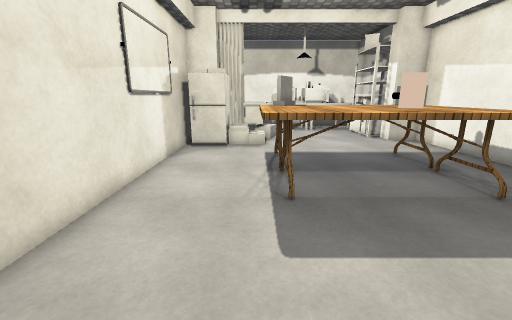
View 1 (above)

20 first-person views from a walk through a Unity game level. The camera is 1.5 m above the floor, tilts 14° down and sees 90° across. The floor is counted in squares, 0.5 m on a side. Each view is taken from the middle of a square. On the plan, view 1 faces up. The plan holds only what a view shows up to about 19 squares ahead; the rest is blank. The place goes on beyond the plan. The player is left out. Some surface patterns are stand-ins.

View 2
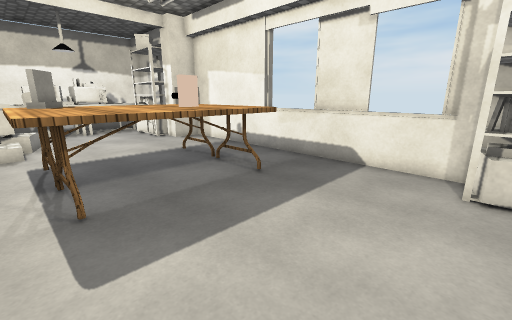

View 3
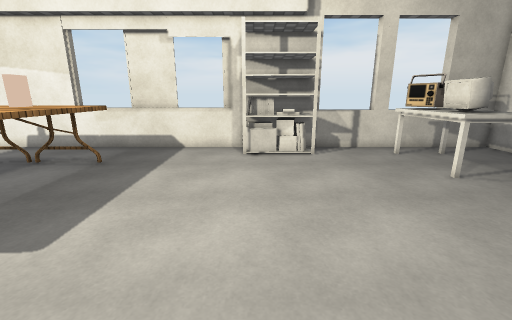

View 4
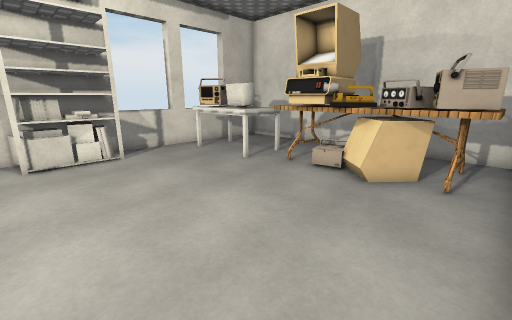

View 5
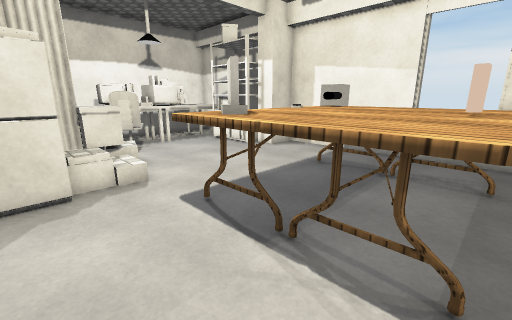

View 6
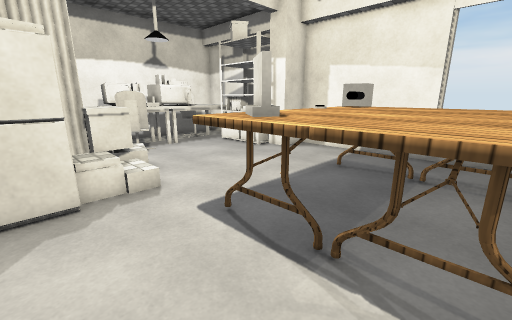

View 7
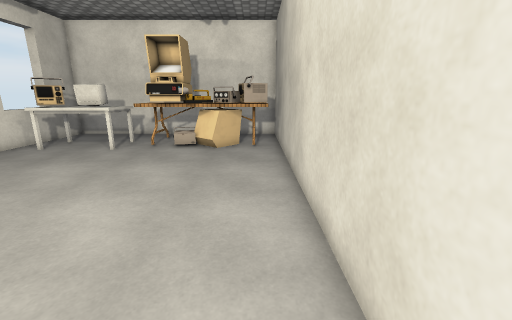

View 8
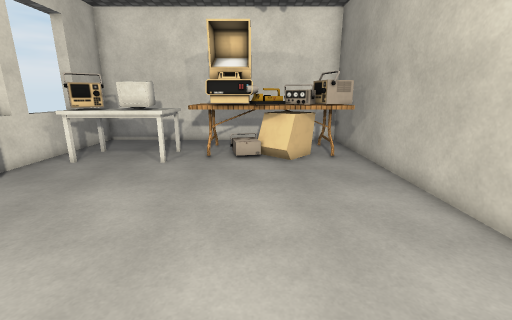

View 9
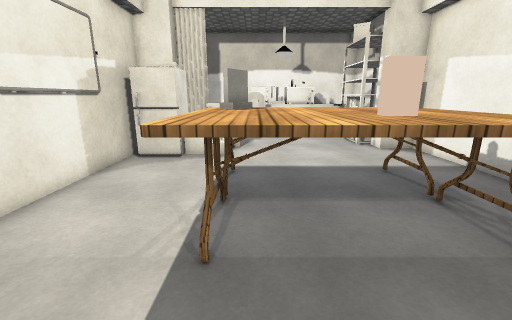

View 10
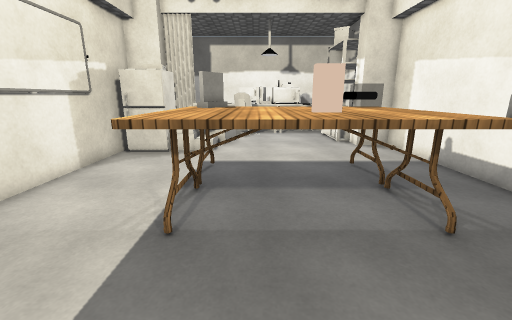

View 11
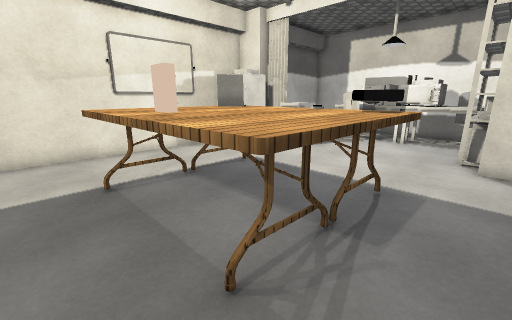

View 12
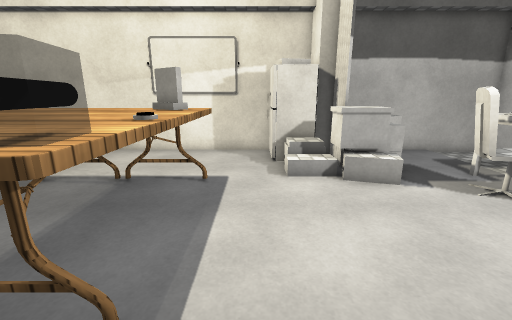

View 13
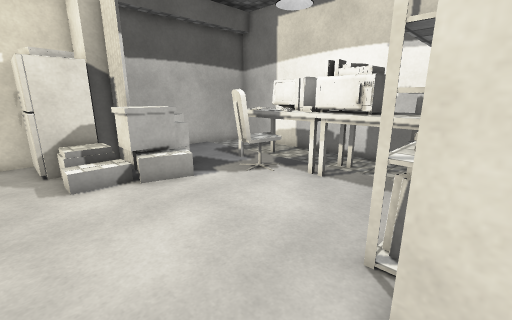

View 14
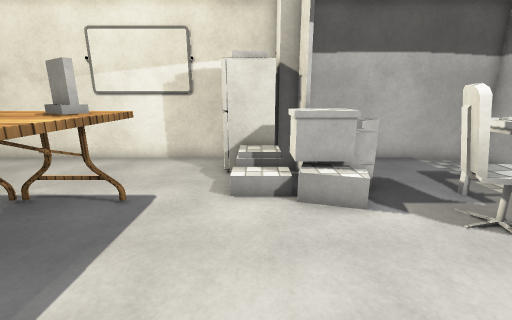

View 15
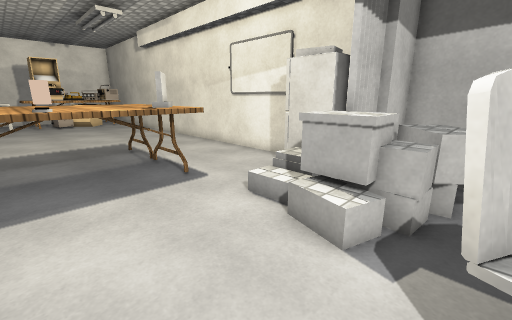

View 16
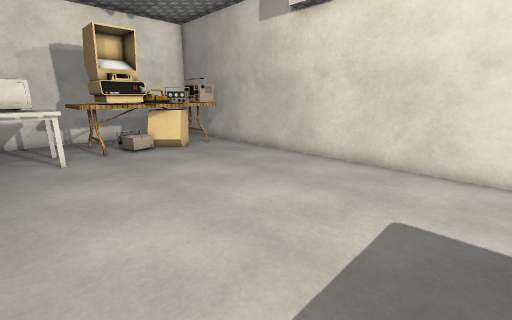

View 17
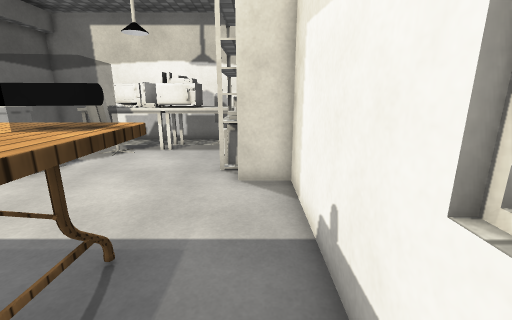

View 18
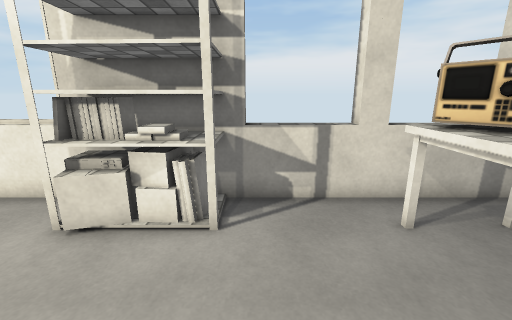

View 19
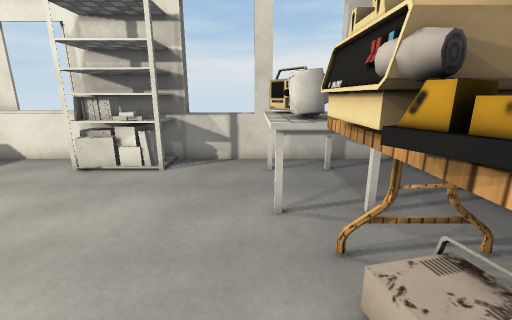

View 20
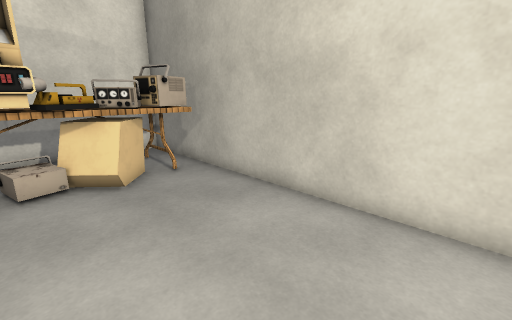

### Floor plan
Key: @ floor where view 1 was taken; # wall or solid block; . main floor; : floor 1.25 m higher than the main floor; = window, fence, low wall or low ledge; ^ raised ledge; W whiteboard; T table; B box; O other object.
Columns run from 5 left of view 1 to 12 right of it. Each row starts with its distance up from view 1.
 25 #.   ^ ^####^^
 24 #....^^^^###^^^
 23 #.....^^^^##^^#
 22 #  #...##....=##
 21    ##=........=
 20     ###.......=
 19 #  ##:=.......#
 18 #  #==#.......###
 17 ####OO..........#
 16 ####............#
 15 #...............#
 14 #W..............#
 13 #W...TTTTTTTTT..#
 12 #W...TTTTTTTTT..#
 11 #W...TTTTTTTTT..##
 10 #W...TTTTTTTTT..^^
  9 #....TTTTTTTTT..^^
  8 #....TTTTTTTTT..^^
  7 #....TTTTTTTTT..^^
  6 #...............^^
  5 #...............^^
  4 #...............^^
  3 #...............^^
  2 #...............=^
  1 #..............###
  0 #....@........=##
 -1 #.............###
 -2 #.............###
 -3 #.............#=#
 -4 #...............^^
 -5 #...............^^
 -6 #...............^^
 -7 #...............##
 -8 #.BB#####T^^#BB#^^
 -9 #BB###T##T^^#BBB^^
-10 #T TTTT##T^^^^^^^^
-11 #     TTTT      ##

Positions as (right, up) in squares from view 1, and headings:
1: (0, 0), facing up
2: (0, 0), facing up-right
3: (-4, 0), facing right
4: (-4, 1), facing down-right
5: (-3, 7), facing up-right
6: (-3, 8), facing up-right
7: (-3, 7), facing down
8: (1, 4), facing down
9: (2, 3), facing up
10: (3, 2), facing up
11: (10, 5), facing up-left
12: (10, 15), facing left
13: (10, 15), facing up-left
14: (8, 17), facing left
15: (6, 22), facing down-left
16: (7, 6), facing down-left
17: (10, 9), facing up
18: (4, -4), facing right
19: (-1, -7), facing right
20: (2, 1), facing down-left
